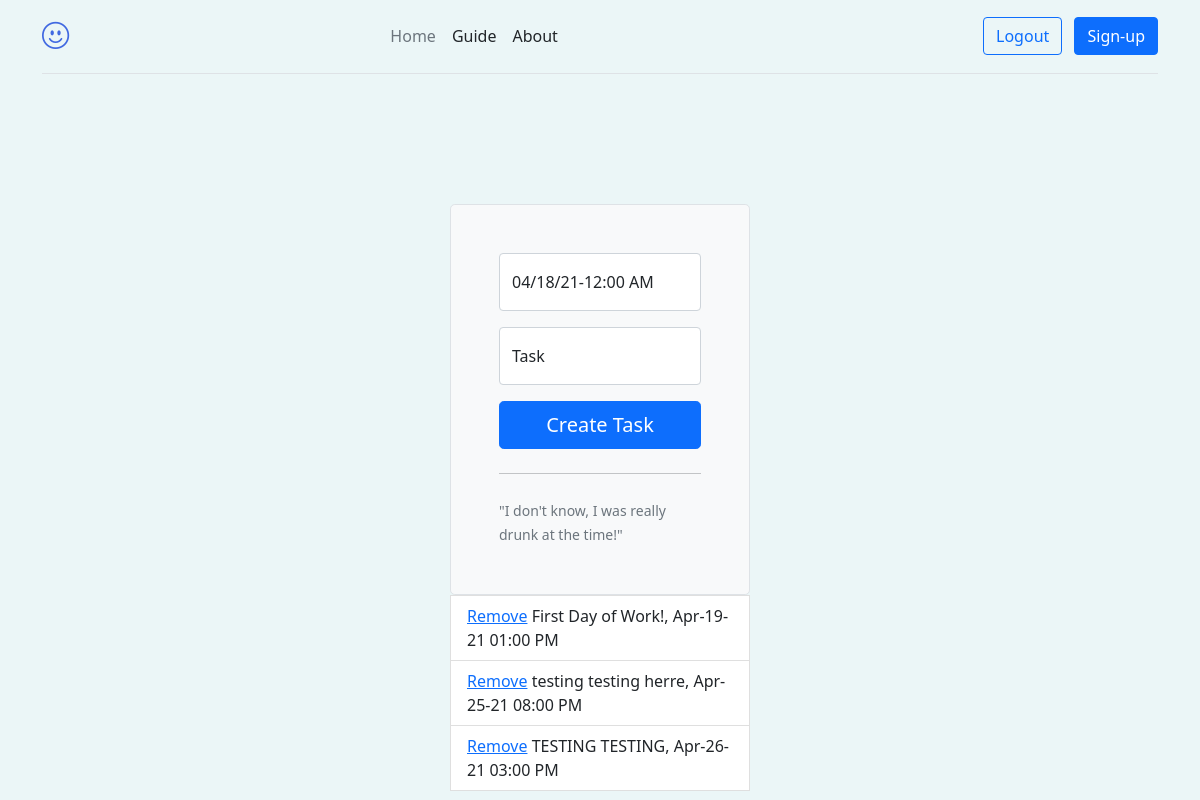
/lazaro (signed in), run on an earlier commit of the app's database.
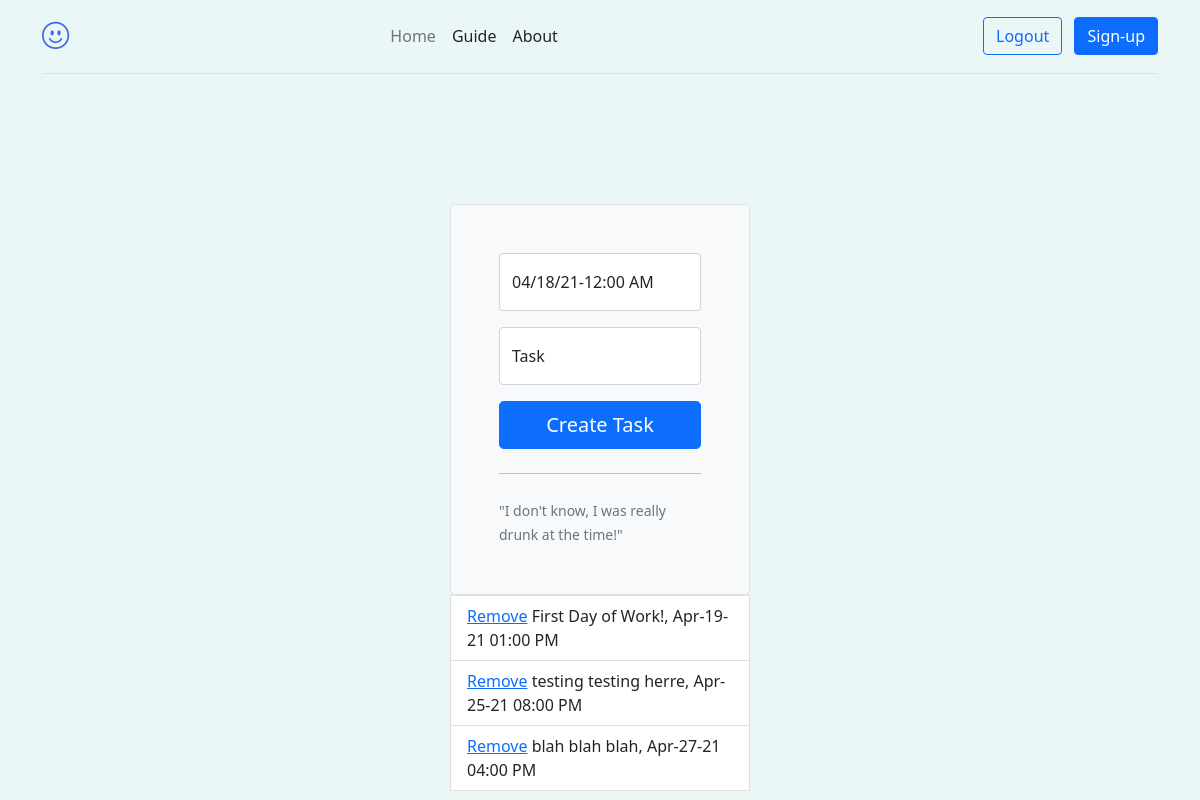
And on a later commit of the database.
### models.py (models this page shows)
class Task(db.Model):
    id = db.Column(db.Integer, primary_key=True)
    date = db.Column(db.DateTime, default=datetime.utcnow)
    task_description = db.Column(db.String(50), unique=False, index=True)
    user_id = db.Column(db.Integer, db.ForeignKey('user.id'))
    def __repr__(self):
        return f'{self.task_description}'

### routes.py (the view, shortened to what this page needs)
@app.route('/<username>', methods=['POST', 'GET'])
@login_required
def user(username):
    user = User.query.filter_by(id=current_user.id).first_or_404()
    tasks = Task.query.filter_by(user_id=user.id).order_by('date').all()
    form = TaskForm()
    return render_template('user.html', user=user, form=form, tasks=tasks)

### forms.py
class TaskForm(FlaskForm):
    date = StringField('Date', validators=[DataRequired(message='You must enter a date!')])
    task_description = StringField('Task Description', validators=[DataRequired(), Length(min=5, max=100, message='Task description must be at least 5 characters long!')])
    create_task = SubmitField('Create Task')

### myfilters.py (called while the page is built)
@app.template_filter('laz')
def laz(x):
    return x.strftime("%b-%d-%y %I:%M %p")

### routes.py (called while the page is built)
@login_manager.user_loader
def load_user(user_id):
    return User.query.get(int(user_id))

### templates/user.html (shortened to what this page needs)
{% extends 'base.html' %}
{% block body %}
<div class="col-10 mx-auto col-lg-3 login-container">
    <form class="p-5 border rounded-3 bg-light" action="/{{ current_user.username }}" method="POST">
        <div class="form-floating mb-3">
            <input type="text" class="form-control" id="date" name="date" placeholder="10/02/1999" required>
            <label for="floatingInput">04/18/21-12:00 AM</label>
        </div>
        <div class="form-floating mb-3">
            <input type="text" class="form-control" id="task_description" name="task_description"
                placeholder="Enter task" required>
            <label for="floatingInput">Task</label>
        </div>
        <button class="w-100 btn btn-lg btn-primary" id="submit" name="submit" type="submit">Create Task</button>
        <hr class="my-4">
        <small class="text-muted">"I don't know, I was really drunk at the time!"</small>
    </form>
    {% for task in tasks %}
    <li class="list-group-item"><a href="{{ url_for('delete', id=task.id) }}"> Remove</a> {{ task }}, {{
        task.date|laz }} {{task.time}}
    </li>
    {% endfor %}
</div>
{% endblock %}

### templates/base.html (shortened to what this page needs)
<!DOCTYPE html>
<html lang="en">
<head>
    <link rel="stylesheet" href="https://cdn.jsdelivr.net/npm/bootstrap-icons@1.4.1/font/bootstrap-icons.css">
    <link href="https://cdn.jsdelivr.net/npm/bootstrap@5.0.0-beta3/dist/css/bootstrap.min.css" rel="stylesheet"
>
    <link rel="stylesheet" href="{{ url_for('static', filename='css/style.css') }}">
</head>
<body>
    <div class="container position-sticky container-sticky">
        <header
            class="d-flex flex-wrap align-items-center justify-content-center justify-content-md-between py-3 mb-4 border-bottom">
            {% if not current_user.is_authenticated %}
            <i class="bi bi-emoji-frown" style="font-size: 1.7em; color: royalblue;"></i>
            {% else %}
            <i class="bi bi-emoji-smile" style="font-size: 1.7em; color: royalblue;"></i>
            {% endif %}
            <ul class="nav col-12 col-md-auto mb-2 justify-content-center mb-md-0">
                <li><a href="/" class="nav-link px-2 link-secondary">Home</a></li>
                <li><a href="{{ url_for('guide') }}" class="nav-link px-2 link-dark">Guide</a></li>
                <li><a href="{{ url_for('about') }}" class="nav-link px-2 link-dark">About</a></li>
            </ul>
            <div class="col-md-3 text-end">
                {% if not current_user.is_authenticated %}
                <a href="{{ url_for('login') }}"> <button type="button"
                        class="btn btn-outline-primary me-2">Login</button></a>
                {% else %}
                <a href="{{ url_for('logout') }}"> <button type="button"
                        class="btn btn-outline-primary me-2">Logout</button></a>
                {% endif %}
                <a href="{{ url_for('home') }}"><button type="submit" class="btn btn-primary">Sign-up</button></a>
            </div>
        </header>
    </div>
    {% block body %}
    {% endblock %}
</body>
</html>

### static/css/style.css (style rules this page uses)
body { background-color: rgb(235, 246, 247); margin: 0; }
.login-container { margin-top: 130px; }
.container-sticky { position: sticky; top: 0; z-index: 1; background-color: rgb(235, 246, 247); }

What changed in the data, as far as the page shows it:
removed Task: task_description "TESTING TESTING", date|laz "Apr-26-21 03:00 PM"
added Task: task_description "blah blah blah", date|laz "Apr-27-21 04:00 PM"
